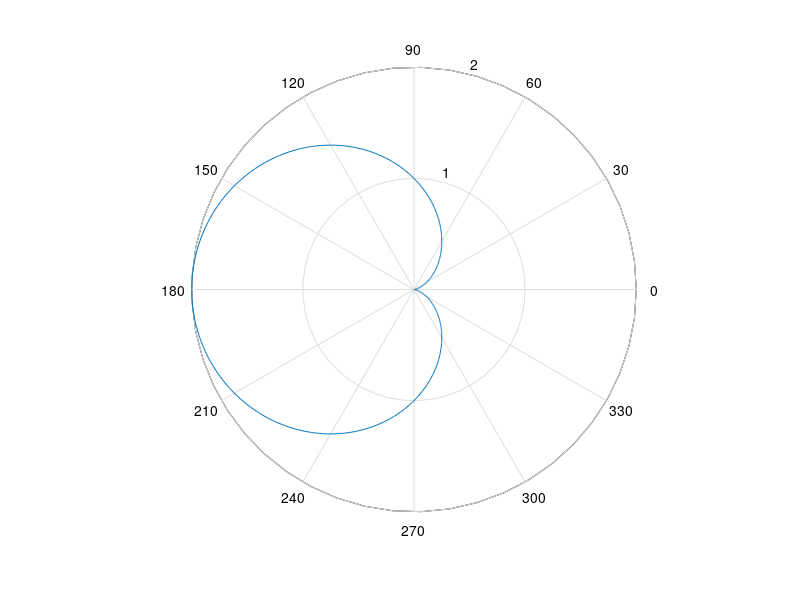
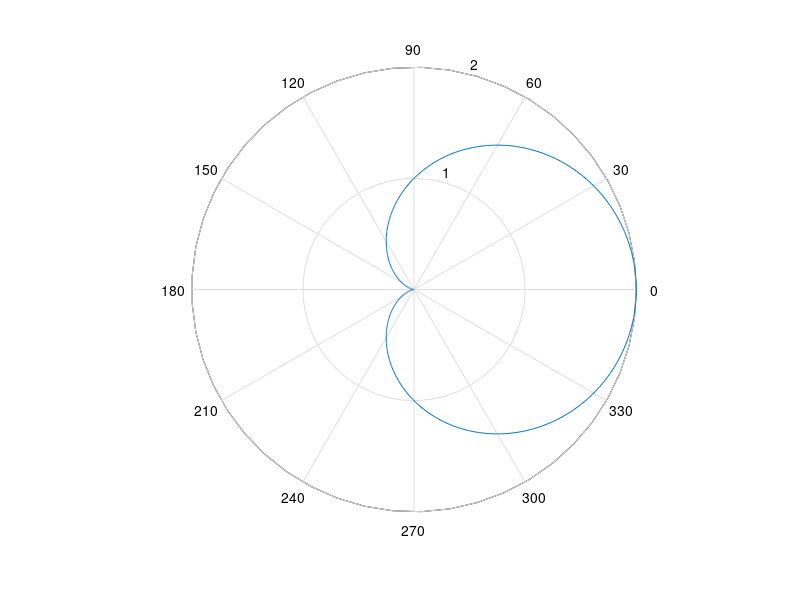
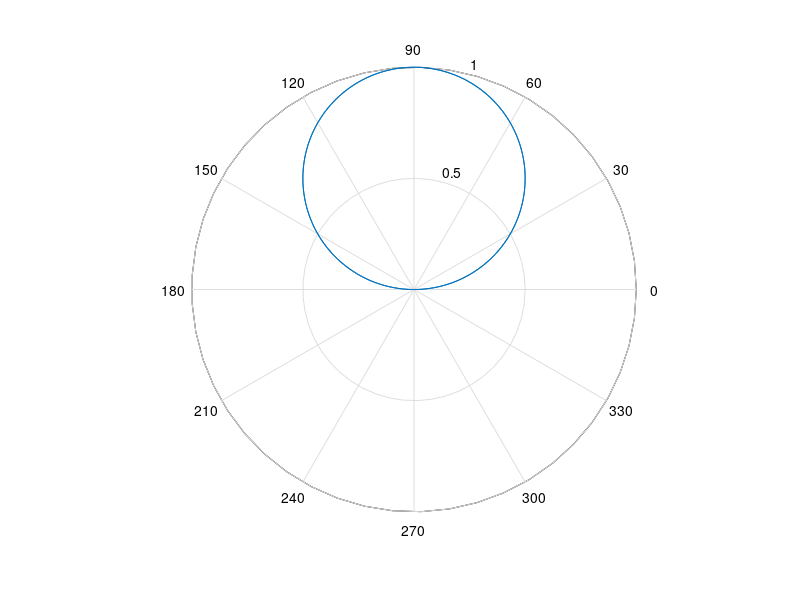

Source code (MATLAB) for these figures, in order:
clear all;
close all;

format long

x_elem=[3 5];		%position x des elements en m
z_elem=[1 1];		%position z des elements en m
pt_elem=[x_elem' z_elem'];

nelem=length(x_elem);

pt_obs=[3 5];				%coordonnees par paire des points d'observation en m

npt=rows(pt_obs);

%%%%% Calcul des angles de refraction pour chaque couple emetteur/recepeteur %%%%%


for pos_obs=1:npt
	for i=1:nelem
		for j=i:nelem
			u=pt_elem(i,:)-pt_obs(pos_obs,:)
			v=pt_elem(j,:)-pt_obs(pos_obs,:)
			theta=acos( sum(u.*v) / ( norm(u) * norm(v)) ) *180/pi
		end
	end
end


theta=[0:0.01:2*pi];
y=-2*(cos(theta/2)).^2;
figure
polar(theta,y)

y=-2*(sin(theta/2)).^2;
figure
polar(theta,y)

figure 
polar(theta,sin(theta))









